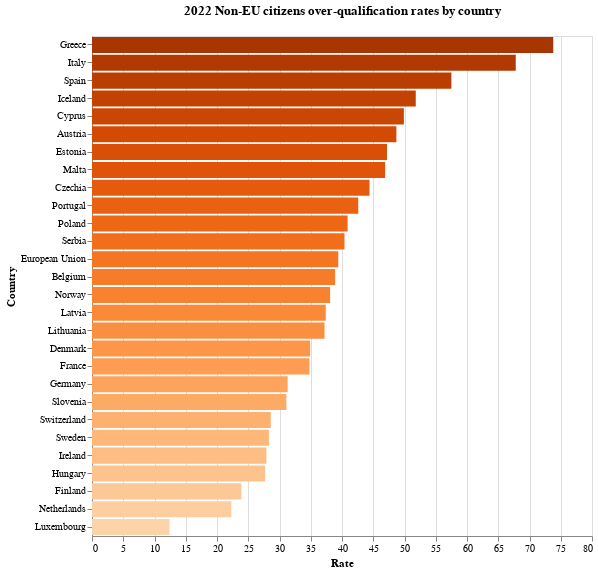

Write notebook code for a chart like this one.
### Code cell
over_count_non = over_count_new[over_count_new['Citizenship'] == "Non-EU27"]
alt.Chart(over_count_non).mark_bar().encode(
    x= alt.X("Rate:Q"),
    y= alt.Y("Country", sort='-x'),
    color = alt.Color("Rate", scale=alt.Scale(scheme='oranges'), legend=None),
).properties(
    width=500,
    height=500,
    title={
      "text": ["2022 Non-EU citizens over-qualification rates by country"], 
      "subtitle": [""],
    },
)

### Figure 1 — Vega-Lite specification as saved in the notebook (floating-point values rounded to 4 significant figures)
{"config": {"view": {"continuousWidth": 400, "continuousHeight": 300}}, "data": {"name": "data-054a8605d02aa288563b96a49d030bcb"}, "mark": "bar", "encoding": {"color": {"type": "nominal", "field": "Rate", "legend": null, "scale": {"scheme": "oranges"}}, "x": {"type": "quantitative", "field": "Rate"}, "y": {"type": "nominal", "field": "Country", "sort": "-x"}}, "height": 500, "title": {"text": ["2022 Non-EU citizens over-qualification rates by country"], "subtitle": [""]}, "width": 500, "$schema": "https://vega.github.io/schema/vega-lite/v4.8.1.json", "datasets": {"data-054a8605d02aa288563b96a49d030bcb": [{"Citizenship": "Non-EU27", "Country": "European Union", "Rate": "39.4"}, {"Citizenship": "Non-EU27", "Country": "Belgium", "Rate": "38.9"}, {"Citizenship": "Non-EU27", "Country": "Czechia", "Rate": "44.4"}, {"Citizenship": "Non-EU27", "Country": "Denmark", "Rate": "34.9"}, {"Citizenship": "Non-EU27", "Country": "Germany", "Rate": "31.3"}, {"Citizenship": "Non-EU27", "Country": "Estonia", "Rate": "47.2"}, {"Citizenship": "Non-EU27", "Country": "Ireland", "Rate": "27.9"}, {"Citizenship": "Non-EU27", "Country": "Greece", "Rate": "73.8"}, {"Citizenship": "Non-EU27", "Country": "Spain", "Rate": "57.5"}, {"Citizenship": "Non-EU27", "Country": "France", "Rate": "34.8"}, {"Citizenship": "Non-EU27", "Country": "Italy", "Rate": "67.8"}, {"Citizenship": "Non-EU27", "Country": "Cyprus", "Rate": "49.9"}, {"Citizenship": "Non-EU27", "Country": "Latvia", "Rate": "37.4"}, {"Citizenship": "Non-EU27", "Country": "Lithuania", "Rate": "37.2"}, {"Citizenship": "Non-EU27", "Country": "Luxembourg", "Rate": "12.4"}, {"Citizenship": "Non-EU27", "Country": "Hungary", "Rate": "27.7"}, {"Citizenship": "Non-EU27", "Country": "Malta", "Rate": "46.9"}, {"Citizenship": "Non-EU27", "Country": "Netherlands", "Rate": "22.3"}, {"Citizenship": "Non-EU27", "Country": "Austria", "Rate": "48.7"}, {"Citizenship": "Non-EU27", "Country": "Poland", "Rate": "40.9"}, {"Citizenship": "Non-EU27", "Country": "Portugal", "Rate": "42.6"}, {"Citizenship": "Non-EU27", "Country": "Slovenia", "Rate": "31.1"}, {"Citizenship": "Non-EU27", "Country": "Finland", "Rate": "23.9"}, {"Citizenship": "Non-EU27", "Country": "Sweden", "Rate": "28.3"}, {"Citizenship": "Non-EU27", "Country": "Iceland", "Rate": "51.8"}, {"Citizenship": "Non-EU27", "Country": "Norway", "Rate": "38.1"}, {"Citizenship": "Non-EU27", "Country": "Switzerland", "Rate": "28.6"}, {"Citizenship": "Non-EU27", "Country": "Serbia", "Rate": "40.4"}]}}
